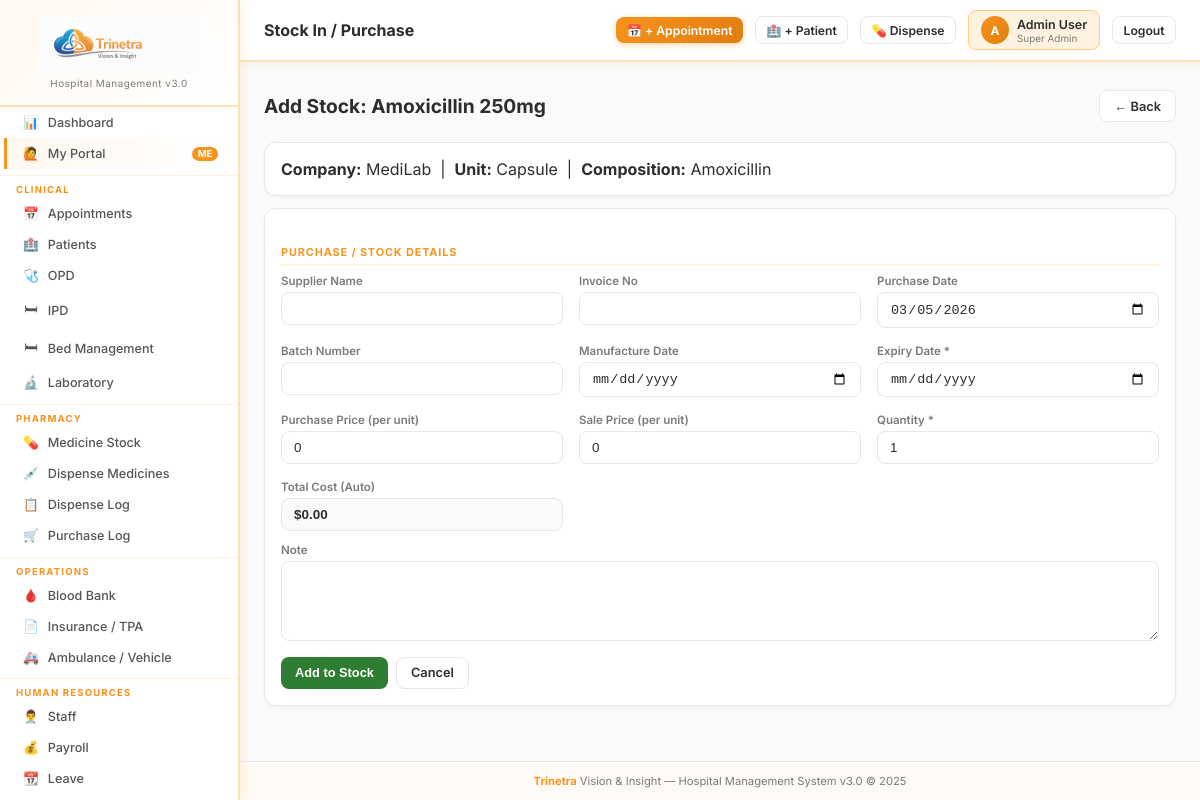
/pharmacy/2/stock-in (signed in), run on the app's committed database.
### tables this page shows
CREATE TABLE pharmacy (
    id INTEGER PRIMARY KEY AUTOINCREMENT,
    medicine_name TEXT NOT NULL, medicine_company TEXT DEFAULT '',
    medicine_composition TEXT DEFAULT '', medicine_category_id INTEGER DEFAULT 0,
    medicine_group TEXT DEFAULT '', unit TEXT DEFAULT 'Tablet',
    reorder_level INTEGER DEFAULT 10
);

### app.py (the view, shortened to what this page needs)
@app.route('/pharmacy/<int:mid>/stock-in', methods=['GET','POST'])
@perm_required('pharmacy','add')
def pharmacy_stock_in(mid):
    med = qdb("SELECT * FROM pharmacy WHERE id=?", (mid,), one=True)
    if not med: abort(404)
    return render_template('pharmacy/stock_in.html', med=dict(med), today=date.today().isoformat())

### app.py (called while the page is built)
def get_db():
    db = getattr(g, '_database', None)
    if db is None:
        db = g._database = sqlite3.connect(DATABASE)
        db.row_factory = sqlite3.Row
        db.execute("PRAGMA foreign_keys = ON")
    return db

@app.teardown_appcontext
def close_connection(exception):
    db = getattr(g, '_database', None)
    if db is not None: db.close()

def qdb(query, args=(), one=False):
    cur = get_db().execute(query, args)
    rv = cur.fetchall()
    return (rv[0] if rv else None) if one else rv

def get_user(): return session.get('hospitaladmin', {})

def get_user_permissions():
    user = get_user()
    if not user: return {}
    if user.get('roles') == 'Super Admin':
        return {m: {'view':True,'add':True,'edit':True,'delete':True} for m in ALL_MODULES}
    role_id = user.get('role_id', 0)
    rows = qdb("SELECT module,can_view,can_add,can_edit,can_delete FROM role_permissions WHERE role_id=?", (role_id,))
    return {r['module']: {'view':bool(r['can_view']),'add':bool(r['can_add']),'edit':bool(r['can_edit']),'delete':bool(r['can_delete'])} for r in rows}

def perm_required(module, action='view'):
    def decorator(f):
        @wraps(f)
        def decorated(*args, **kwargs):
            if 'hospitaladmin' not in session:
                return redirect(url_for('login'))
            user = get_user()
            if user.get('roles') == 'Super Admin':
                return f(*args, **kwargs)
            perms = get_user_permissions()
            if not perms.get(module, {}).get(action):
                flash(f'Access denied: {action} permission required for {module}.', 'danger')
                return redirect(url_for('dashboard'))
            return f(*args, **kwargs)
        return decorated
    return decorator

@app.context_processor
def inject_globals():
    user = get_user()
    perms = get_user_permissions() if user else {}
    settings = {}
    if user:
        try:
            rows = qdb("SELECT name,value FROM sch_settings")
            settings = {r['name']: r['value'] for r in rows}
        except: pass
    return dict(current_user=type('U', (), user)() if user else None,
                user_perms=perms, settings=settings,
                ALL_MODULES=ALL_MODULES)

### templates/pharmacy/stock_in.html (shortened to what this page needs)
{% extends 'base.html' %}{% block title %}Stock In{% endblock %}{% block page_title %}Stock In / Purchase{% endblock %}{% block content %}
<div class="page-header"><div><h1>Add Stock: {{ med.medicine_name }}</h1></div><a href="{{ url_for('pharmacy_list') }}" class="btn btn-secondary">← Back</a></div>
<div class="card mb-3"><div class="card-body">
  <p><strong>Company:</strong> {{ med.medicine_company }} &nbsp;|&nbsp; <strong>Unit:</strong> {{ med.unit }} &nbsp;|&nbsp; <strong>Composition:</strong> {{ med.medicine_composition }}</p>
</div></div>
<div class="card"><div class="card-body"><form method="POST">
  <div class="form-section">Purchase / Stock Details</div>
  <div class="form-grid">
    <div class="form-group"><label class="form-label">Supplier Name</label><input type="text" name="supplier_name" class="form-control"></div>
    <div class="form-group"><label class="form-label">Invoice No</label><input type="text" name="invoice_no" class="form-control"></div>
    <div class="form-group"><label class="form-label">Purchase Date</label><input type="date" name="purchase_date" class="form-control" value="{{ today }}"></div>
    <div class="form-group"><label class="form-label">Batch Number</label><input type="text" name="batch_no" class="form-control"></div>
    <div class="form-group"><label class="form-label">Manufacture Date</label><input type="date" name="manufacture_date" class="form-control"></div>
    <div class="form-group"><label class="form-label">Expiry Date *</label><input type="date" name="expiry_date" class="form-control" required></div>
    <div class="form-group"><label class="form-label">Purchase Price (per unit)</label><input type="number" name="purchase_price" class="form-control" step="0.01" value="0" id="pp" oninput="calcTotal()"></div>
    <div class="form-group"><label class="form-label">Sale Price (per unit)</label><input type="number" name="sale_price" class="form-control" step="0.01" value="0"></div>
    <div class="form-group"><label class="form-label">Quantity *</label><input type="number" name="quantity" class="form-control" value="1" min="1" required id="qty" oninput="calcTotal()"></div>
    <div class="form-group"><label class="form-label">Total Cost (Auto)</label><input type="text" id="total_cost" class="form-control" readonly style="background:#f8fafc;font-weight:700;"></div>
  </div>
  <div class="form-group mt-3"><label class="form-label">Note</label><textarea name="note" class="form-control" rows="2"></textarea></div>
  <div class="mt-4 flex gap-2"><button type="submit" class="btn btn-success">Add to Stock</button><a href="{{ url_for('pharmacy_list') }}" class="btn btn-secondary">Cancel</a></div>
</form></div></div>{% endblock %}

### templates/base.html (style rules this page uses)
:root { --brand-orange:#F7941D; --brand-orange-dark:#e07d10; --brand-orange-light:#FFF3E0; --brand-blue:#1565C0; --sidebar:#ffffff; --sidebar-border:#ffe0b2; --sidebar-hover:#fff8f0; --sidebar-active-bg:#F7941D; --sidebar-active-text:#ffffff; --topbar:#ffffff; --bg:#fafafa; --card:#ffffff; --border:#e8e8e8; --text:#2d2d2d; --muted:#7a7a7a; --primary:#F7941D; --primary-dark:#e07d10; --success:#2e7d32; --danger:#c62828; --warning:#e65100; --info:#0277bd; --purple:#6a1b9a; }
* { margin:0;padding:0;box-sizing:border-box; }
html,body { height:100%; }
body { font-family:'Inter',system-ui,sans-serif; background:var(--bg); color:var(--text); display:flex; min-height:100vh; overflow-x:hidden; }
.page-header { display:flex;align-items:center;justify-content:space-between; margin-bottom:1.25rem;flex-wrap:wrap;gap:.75rem; }
.page-header h1 { font-size:1.2rem;font-weight:700;color:var(--text); }
.card { background:var(--card); border:1px solid var(--border); border-radius:.75rem; overflow:hidden; margin-bottom:1rem; box-shadow:0 1px 4px rgba(0,0,0,.04); }
.card-body { padding:1rem; }
.form-grid { display:grid;grid-template-columns:repeat(auto-fill,minmax(220px,1fr));gap:1rem; }
.form-group { display:flex;flex-direction:column;gap:.25rem; }
.form-label { font-size:.72rem;font-weight:600;color:var(--muted); }
.form-control { padding:.5rem .75rem; border:1.5px solid var(--border); border-radius:.5rem; font-size:.84rem; width:100%; background:#fff; transition:.15s; color:var(--text); }
textarea.form-control { resize:vertical;min-height:80px; }
.form-section { font-size:.68rem;font-weight:700; color:var(--brand-orange); text-transform:uppercase;letter-spacing:.08em; margin:1.25rem 0 .5rem; padding-bottom:.35rem; border-bottom:2px solid var(--brand-orange-light); }
.btn { display:inline-flex;align-items:center;gap:.4rem; padding:.45rem .875rem;border-radius:.5rem; font-size:.8rem;font-weight:600;cursor:pointer; border:none;text-decoration:none;transition:.15s;white-space:nowrap; }
.btn-success { background:#2e7d32;color:#fff; }
.btn-secondary { background:#fff;color:var(--text);border:1.5px solid var(--border); }
.flex { display:flex; }
.gap-2 { gap:.5rem; }
.mt-3 { margin-top:.75rem; }
.mt-4 { margin-top:1rem; }
.mb-3 { margin-bottom:.75rem; }

### data on the page
pharmacy: medicine_name "Amoxicillin 250mg", medicine_company "MediLab", unit "Capsule", medicine_composition "Amoxicillin"

### other printed values
{{ current_user.username[:1].upper() if current_user else 'U' }} "A"
{{ current_user.username if current_user else '' }} "Admin User"
{{ current_user.roles if current_user else '' }} "Super Admin"
